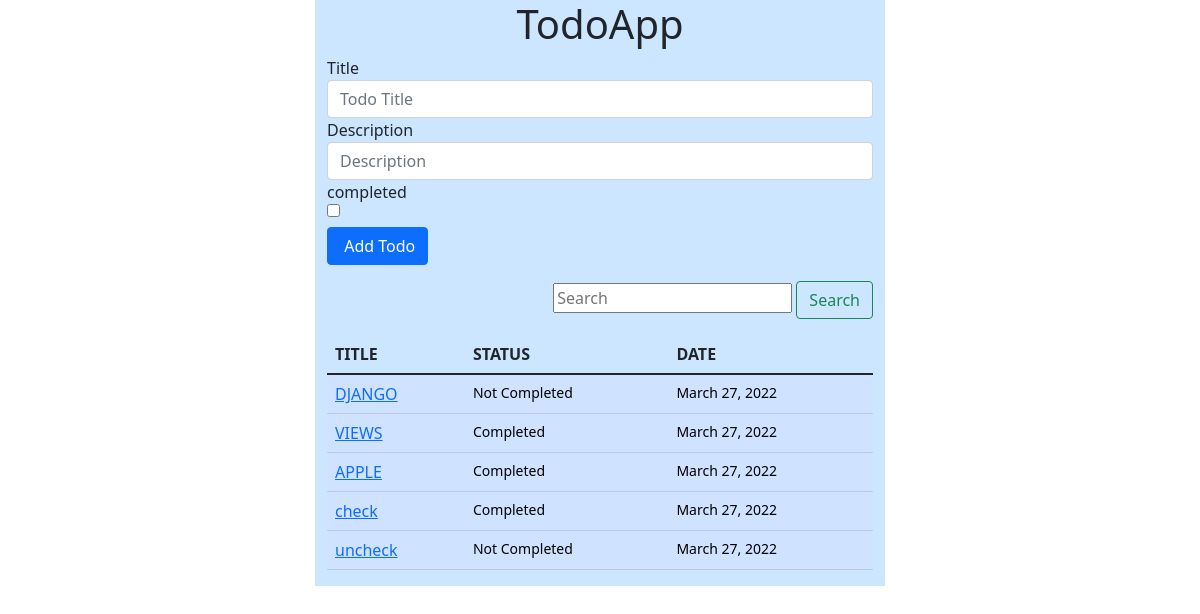
The page / on the database its author committed.
### todo/models.py (models this page shows, shortened)
class Todo(models.Model):
    title = models.CharField(max_length = 50)
    description = models.TextField()
    date = models.DateField(default = timezone.now().strftime("%Y-%m-%d"))
    completed = models.BooleanField(default = False)

### todo/views.py (the view, shortened to what this page needs)
# urls.py: path('', views.home, name= 'home'),
def home(request):
    if 'q' in request.GET: #check if the request is to add todo
        q = request.GET['q']
        todo = models.Todo.objects.filter(title__icontains=q) #query the db by q
    else:
        todo  = models.Todo.objects.all() #query all to inside the database
    return render(request, 'todo/home.html', {'todo_lists':todo}) #render home.html and render the todo_list context

### todo/templates/todo/home.html (shortened to what this page needs)
<head>
    <link href="https://cdn.jsdelivr.net/npm/bootstrap@5.1.3/dist/css/bootstrap.min.css" rel="stylesheet">
</head>
<body>
<div class="container">
    <div class="row">
        <div class="col">
        </div>
        <div class="col-6" style = 'background-color:#cce6ff'>
            <h1 style = 'text-align:center'>TodoApp</h1>
            <form action = "" method="POST">
                <div class= "form-group">
                    <label for ='title'>Title</label>
                    <input type = 'text' id = 'title'  class= 'form-control' placeholder ='Todo Title' name = 'title' required>
                </div>
                <div class= "form-group">
                    <label for ='description'>Description</label>
                    <input type = 'text' id = 'description' class= 'form-control' placeholder ='Description' name = 'description' required>
                </div>
                <div class= "form-group">
                    <label for = 'completed'>completed</label><br>
                    <input type = 'checkbox' id = 'completed' name = 'completed' value = 'True'>
                </div>
                <div style="margin-top:10px;">
                    <input class='btn btn-primary' name = 'add_todo' value = ' Add Todo' type="submit">
                </div>
            </form>
              <div style= 'float:right;'>
                <form >
                    <input  name ="q" type="search" placeholder="Search" aria-label="search">
                    <button class = "btn btn-outline-success my-2 my-sm-0" type ="submit">Search</button>
                </form>
              </div>
            <form action = "" method="POST">
                <table class="table">
                  <thead>
                    <tr>
                      <th scope="col">TITLE</th>
                      <th scope="col">STATUS</th>
                      <th scope="col">DATE</th>
                    </tr>
                  </thead>
                  <tbody>
                    {% for todo  in todo_lists %}
                      <tr class="table-primary">
                        <td><a href = 'detail/{{todo.id}}'>{{todo.title}}</a></td>
                        <td>
                        {% if todo.completed == True %}
                          <small>Completed</small>
                          {% else %}
                          <small>Not Completed</small>
                          {% endif %}
                        </td>
                        <td><small>{{todo.date}}</small></td>
                      </tr>
                    {% endfor %}
                   </tbody>
                 </table>
             </form>
        </div>
        <div class="col">
        </div>
      </div>
    </div>
</body>
</html>

### rows shown on the page
Todo: title "DJANGO", completed "Not Completed", date "March 27, 2022"
Todo: title "VIEWS", completed "Completed", date "March 27, 2022"
Todo: title "APPLE", completed "Completed", date "March 27, 2022"
Todo: title "check", completed "Completed", date "March 27, 2022"
Todo: title "uncheck", completed "Not Completed", date "March 27, 2022"
